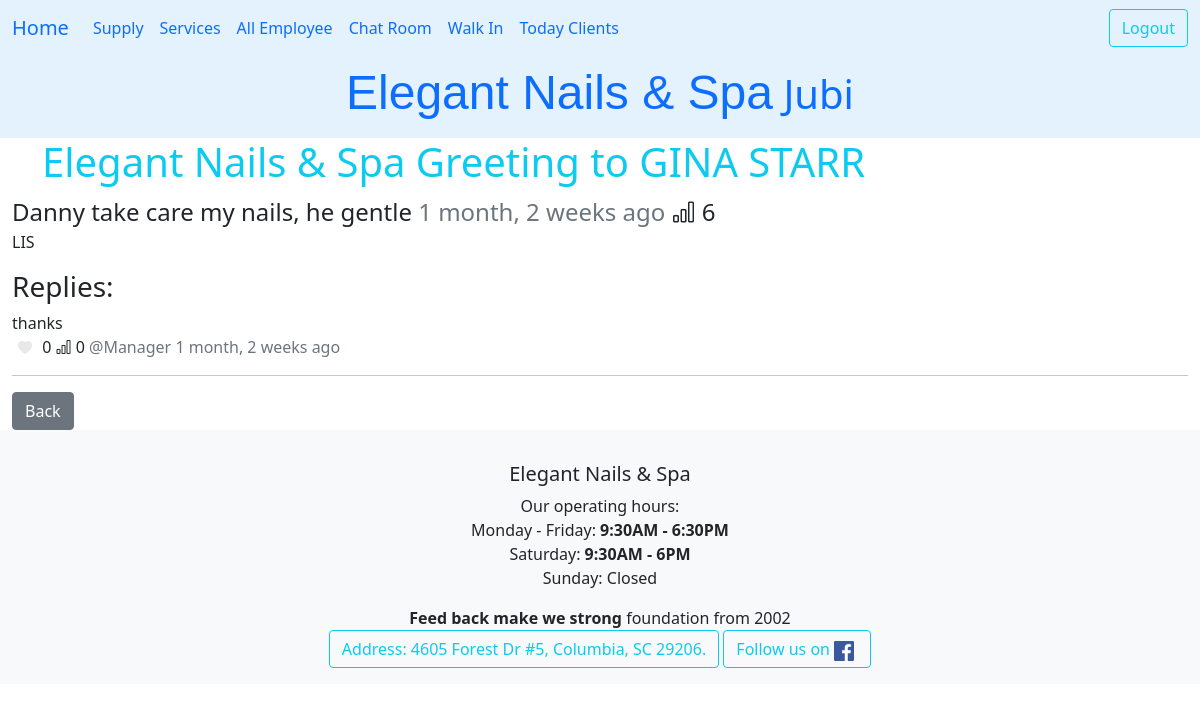
Page /ledger/chat_room/detail/5/ (signed in) on the earlier database version.
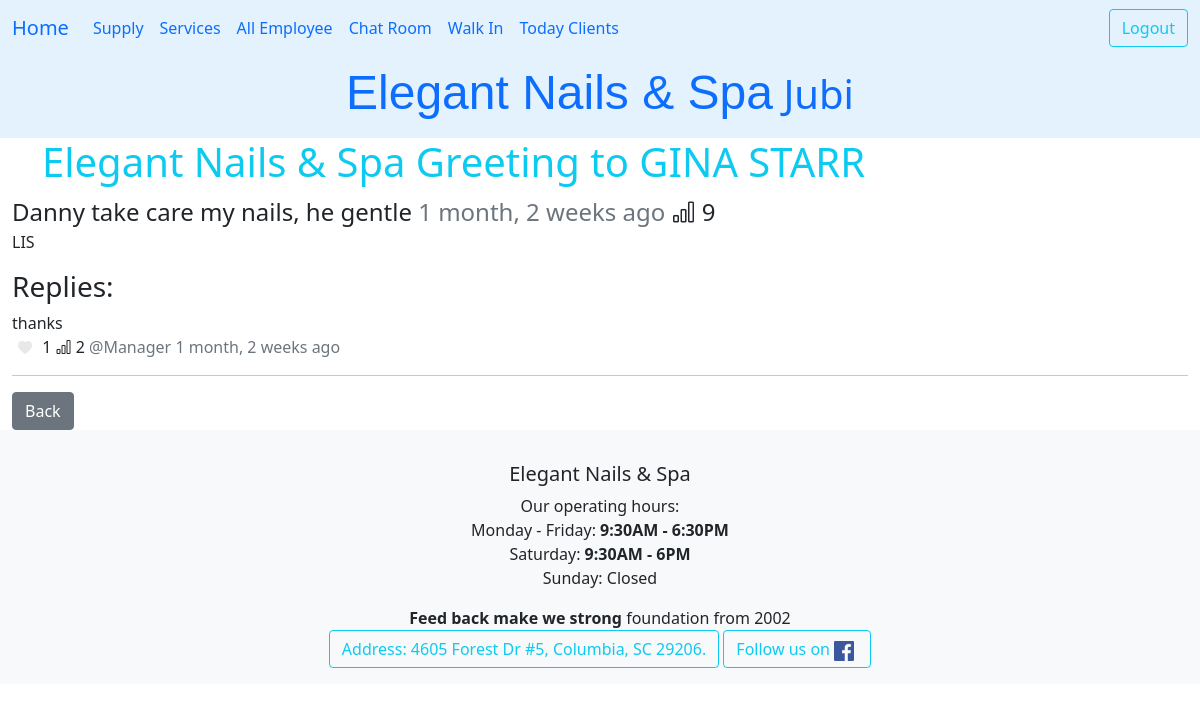
Same page on the later database version.
### ledger/models.py (models this page shows, shortened)
class Chat(models.Model):
    isNew = models.BooleanField(default=True)
    text = models.TextField(validators=[MinLengthValidator(1, "What's your message.")], max_length=800)
    created_at = models.DateTimeField(auto_now_add=True)
    reply_to = models.ForeignKey('self', on_delete=models.CASCADE, null=True, blank=True, related_name='replies')
    owner = models.ForeignKey(settings.AUTH_USER_MODEL, on_delete=models.CASCADE, related_name="chats", null=True)
    client = models.ForeignKey(Khach, on_delete=models.CASCADE, related_name="client_chats", null=True, blank=True)
    view_count = models.IntegerField(default=0)
    @property
    def nickName(self):
        if self.client:
            nickname = self.client.full_name[:3]
            return nickname
        return "@Manager"
    @property
    def total_likes(self):
        return self.likes.count()

class Khach(models.Model):
    class Status(models.TextChoices):
        online = "Confirmed"
        anyone = "Anyone"
        cancel = "Cancel"
    full_name = models.CharField(max_length=25, validators=[MinLengthValidator(5)])
    phone = PhoneNumberField()
    email = models.EmailField(max_length=50, null=True, blank=True, help_text="Enter your email for booking confirmations.")
    technician = models.ForeignKey(Technician, on_delete=models.SET_NULL, null=True, blank=True, related_name='khachs')
    points = models.PositiveIntegerField(default=0)
    first_comes = models.DateTimeField(editable=False,auto_now_add=True)
    desc = models.TextField(max_length=250,blank=True, null=True)
    services = models.ManyToManyField("Service", blank=True, related_name="khachs")
    status = models.CharField(choices=Status.choices, max_length=20, default=Status.online, help_text="Choose anyone as an alternate!")
    day_comes = models.DateField()
    time_at = models.TimeField()
    tag = models.CharField(max_length=20, null=True, blank=True)
    birthday = models.DateField(null=True, blank=True)
    history = HistoricalRecords()
    class Meta:
        unique_together = ('full_name','phone',)#put email here for production, increase secure for chat
        ordering = ['full_name','-day_comes']
    def can_post_chat(self):
        return self.khachvisits.filter(day_comes__lt=datetime.date.today()).exists()

### ledger/views.py (the view, shortened to what this page needs)
# urls.py: path('ledger/chat_room/detail/<int:pk>/', views.ChatDetailView.as_view(), name="chat_detail"),
class ChatDetailView(View):
    template = "ledger/chat_detail.html"
    def get(self, request, pk):
        chat = get_object_or_404(Chat, id=pk)
        Chat.objects.filter(id=pk).update(view_count=F('view_count') + 1)
        khach_id = request.session['client_id']
        khach = get_object_or_404(Khach, id=khach_id)
        replies = Chat.objects.filter(reply_to=chat).order_by('created_at').select_related("client").prefetch_related(
            Prefetch('likes', queryset=Like.objects.filter(client=khach), to_attr="current_khach_like")
        )
        context = {
            'khach_id' : khach_id,
            'client': khach,
            'chat' : chat,
            'replies': replies,
            'chat_form' : ChatForm()
        }
        return render(request, self.template, context)

### ledger/templates/ledger/chat_detail.html (shortened to what this page needs)
{% extends 'base.html' %}
{% load crispy_forms_tags %}
{% load crispy_forms_filters %}
{% load humanize %}
{% load static %}
{% block heading %}
<h1 class="text-info">Elegant Nails & Spa Greeting to {{ client.full_name }}</h1>
{% endblock heading %}
{% block content %}
    <div class="fs-4">
        {{ chat.text }} <span class="fw-light text-secondary">{{ chat.created_at | naturaltime }}</span>
        <span class="view-count"> <i class="bi bi-bar-chart"></i> {{ chat.view_count }}</span>
    </div>
        <p>
            {% if chat.owner == user %}
            @Manager
            {% else %}
            {{ chat.nickName }}
            {% endif %}
        </p>
    <h3>Replies:</h3>
   {% for reply in replies %}
    <div>
            {{ reply.text }}
            <p>
            <button class="like-button {% if reply.current_khach_like %}liked{% endif %}"
                    data-chat-id="{{ reply.id }}"
                    data-url="{% url 'ledger:chat_detail_like' reply.id %}">
                    <i class="bi bi-heart-fill"></i>
            </button>
            <span class="like-count">{{ reply.total_likes }}</span>
            <span class="view-count"> <i class="bi bi-bar-chart"></i> {{ reply.view_count }}</span>
            <span class="fw-light text-secondary">    {% if reply.owner == user %}
                    @Manager
                {% else %}
                    by: {{ reply.nickName }}
                {% endif %}
                {{ reply.created_at | naturaltime }}</span>
            </p>
    </div>
    <hr>
   {% endfor %}
   {% if client.can_post_chat %}
    <form method="post">
        {% csrf_token %}
        <div class="form-floating col-md-3 align-items-center">
        <div class="col-auto ">
            {{ chat_form | crispy }}
    </div>
        <button type="submit" class="btn btn-primary w-25">Reply</button>
        <button type="submit" class="btn btn-secondary" onclick="window.location='{% url 'ledger:chat_room' khach_id %}'; return false; ">Back</button>
    </div>
    </form>
    {% else %}
    <button type="submit" class="btn btn-secondary" onclick="window.location='{% url 'ledger:chat_room' khach_id %}'; return false; ">Back</button>
{% endif %}
<link rel="stylesheet" href="{% static 'css/chat.css' %}">
{% endblock content %}
{% block footer %}
    <strong>Feed back make we strong</strong> foundation from 2002
{% endblock footer %}

Differences in the rows shown:
changed Chat "Danny take care my nails, he gentle": view_count "6" → "9"
changed Chat "thanks": total_likes "0" → "1"; view_count "0" → "2"
